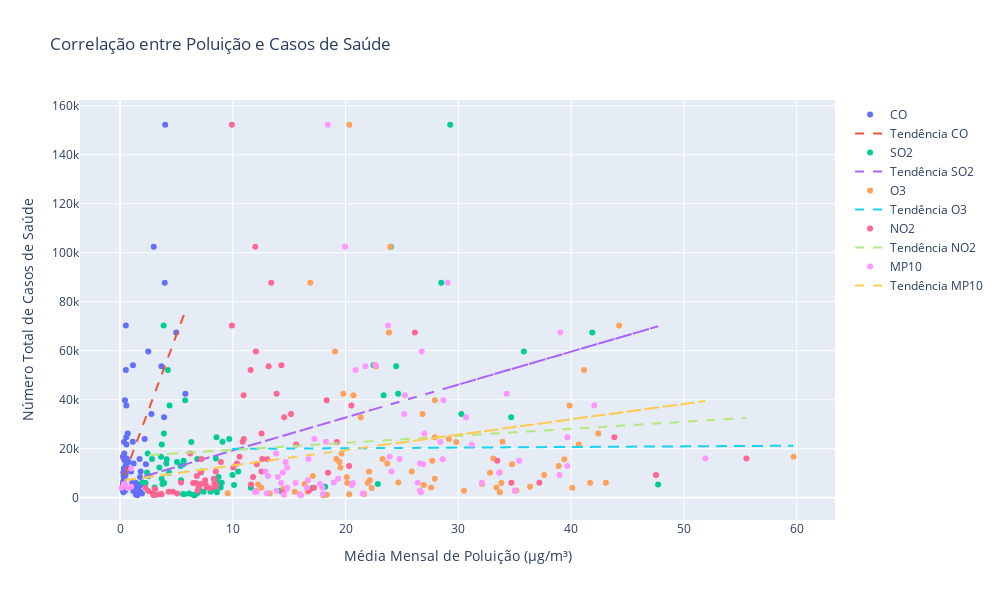

The code cell stored with this chart in its notebook:
### Code cell
fig = go.Figure()

for poluente in df['poluente'].unique():
    subset = df[df['poluente'] == poluente]
    
    # Adicionar pontos
    fig.add_trace(go.Scatter(
        x=subset['media_poluicao'],
        y=subset['numero_total_casos'],
        mode='markers',
        name=poluente,
        hovertext=subset.apply(lambda row: f"UF: {row['uf']}<br>Mês: {row['mes']}", axis=1)
    ))
    
    # Calcular regressão linear manualmente
    x = subset['media_poluicao'].values
    y = subset['numero_total_casos'].values
    coeffs = np.polyfit(x, y, 1)
    trendline = np.poly1d(coeffs)
    
    # Adicionar linha de tendência
    fig.add_trace(go.Scatter(
        x=x,
        y=trendline(x),
        mode='lines',
        name=f'Tendência {poluente}',
        line=dict(dash='dash')
    ))

fig.update_layout(
    title='Correlação entre Poluição e Casos de Saúde',
    xaxis_title='Média Mensal de Poluição (µg/m³)',
    yaxis_title='Número Total de Casos de Saúde',
    width=1000,
    height=600
)

fig.show()

### Figure 1 — Plotly figure (JSON) as saved in the notebook; plotly's stock layout.template omitted (floating-point values rounded to 4 significant figures)
{"data": [{"hovertext": ["UF: BA<br>Mês: Janeiro", "UF: MG<br>Mês: Janeiro", "UF: MS<br>Mês: Janeiro", "UF: RJ<br>Mês: Janeiro", "UF: RS<br>Mês: Janeiro", "UF: SP<br>Mês: Janeiro", "UF: ES<br>Mês: Janeiro", "UF: BA<br>Mês: Fevereiro", "UF: ES<br>Mês: Fevereiro", "UF: MG<br>Mês: Fevereiro", "UF: RJ<br>Mês: Fevereiro", "UF: SP<br>Mês: Fevereiro", "UF: RS<br>Mês: Fevereiro", "UF: BA<br>Mês: Março", "UF: ES<br>Mês: Março", "UF: MG<br>Mês: Março", "UF: MS<br>Mês: Março", "UF: RJ<br>Mês: Março", "UF: RS<br>Mês: Março", "UF: SP<br>Mês: Março", "UF: RJ<br>Mês: Abril", "UF: BA<br>Mês: Abril", "UF: ES<br>Mês: Abril", "UF: MG<br>Mês: Abril", "UF: MS<br>Mês: Abril", "UF: RS<br>Mês: Abril", "UF: ES<br>Mês: Maio", "UF: BA<br>Mês: Maio", "UF: MG<br>Mês: Maio", "UF: MS<br>Mês: Maio", "UF: RJ<br>Mês: Maio", "UF: SP<br>Mês: Maio", "UF: RS<br>Mês: Maio", "UF: ES<br>Mês: Junho", "UF: BA<br>Mês: Junho", "UF: MG<br>Mês: Junho", "UF: MS<br>Mês: Junho", "UF: RJ<br>Mês: Junho", "UF: SP<br>Mês: Junho", "UF: RS<br>Mês: Junho", "UF: MS<br>Mês: Julho", "UF: RJ<br>Mês: Julho", "UF: RS<br>Mês: Julho", "UF: BA<br>Mês: Julho", "UF: SP<br>Mês: Julho", "UF: ES<br>Mês: Julho", "UF: BA<br>Mês: Agosto", "UF: ES<br>Mês: Agosto", "UF: MS<br>Mês: Agosto", "UF: RS<br>Mês: Agosto", "UF: SP<br>Mês: Agosto", "UF: RJ<br>Mês: Agosto", "UF: ES<br>Mês: Setembro", "UF: BA<br>Mês: Setembro", "UF: MS<br>Mês: Setembro", "UF: RS<br>Mês: Setembro", "UF: SP<br>Mês: Setembro", "UF: RJ<br>Mês: Setembro", "UF: BA<br>Mês: Outubro", "UF: ES<br>Mês: Outubro", "UF: MS<br>Mês: Outubro", "UF: PR<br>Mês: Outubro", "UF: RS<br>Mês: Outubro", "UF: SP<br>Mês: Outubro", "UF: RJ<br>Mês: Outubro", "UF: BA<br>Mês: Novembro", "UF: ES<br>Mês: Novembro", "UF: MG<br>Mês: Novembro", "UF: MS<br>Mês: Novembro", "UF: PR<br>Mês: Novembro", "UF: RS<br>Mês: Novembro", "UF: SP<br>Mês: Novembro"], "mode": "markers", "name": "CO", "type": "scatter", "x": [0.3664, 0.5117, 0.3264, 0.4315, 1.127, 4.0, 1.172, 0.338, 1.231, 0.5121, 0.3434, 2.984, 2.177, 0.3065, 1.18, 0.6792, 0.3138, 0.4771, 0.9787, 3.667, 0.4558, 0.2592, 1.378, 0.5265, 0.3769, 1.77, 1.942, 0.3129, 0.5657, 0.2683, 0.4281, 2.5, 2.287, 1.765, 0.361, 0.5545, 0.3288, 0.547, 3.962, 1.726, 0.3843, 0.5876, 1.195, 0.2803, 4.979, 1.758, 0.2634, 1.443, 0.4132, 1.824, 5.787, 0.4846, 1.472, 0.3034, 0.4379, 1.426, 3.9, 2.026, 0.3361, 1.544, 0.2886, 0.6181, 1.636, 2.781, 1.076, 0.2796, 1.424, 0.2481, 0.2483, 0.7395, 1.811, 1.143], "y": [18085, 70299, 11965, 39821, 22821, 152235, 4066, 15831, 3612, 52113, 22723, 102465, 23937, 8913, 2792, 26217, 4267, 12908, 10754, 53682, 10169, 6044, 1862, 15744, 4088, 8479, 1755, 7114, 21755, 4522, 15130, 59706, 13636, 2410, 7779, 37614, 5598, 24641, 87707, 15839, 5373, 16016, 13965, 10344, 67406, 2450, 6033, 1474, 3950, 10729, 42467, 9289, 1539, 5606, 2833, 6011, 32810, 6161, 4146, 1017, 2221, 12384, 4204, 34138, 6072, 6210, 1208, 16715, 3005, 14635, 5229, 54103]}, {"line": {"dash": "dash"}, "mode": "lines", "name": "Tendência CO", "type": "scatter", "x": [0.3664, 0.5117, 0.3264, 0.4315, 1.127, 4.0, 1.172, 0.338, 1.231, 0.5121, 0.3434, 2.984, 2.177, 0.3065, 1.18, 0.6792, 0.3138, 0.4771, 0.9787, 3.667, 0.4558, 0.2592, 1.378, 0.5265, 0.3769, 1.77, 1.942, 0.3129, 0.5657, 0.2683, 0.4281, 2.5, 2.287, 1.765, 0.361, 0.5545, 0.3288, 0.547, 3.962, 1.726, 0.3843, 0.5876, 1.195, 0.2803, 4.979, 1.758, 0.2634, 1.443, 0.4132, 1.824, 5.787, 0.4846, 1.472, 0.3034, 0.4379, 1.426, 3.9, 2.026, 0.3361, 1.544, 0.2886, 0.6181, 1.636, 2.781, 1.076, 0.2796, 1.424, 0.2481, 0.2483, 0.7395, 1.811, 1.143], "y": [9020.0, 10820.0, 8524.0, 9828.0, 18450.0, 54090.0, 19010.0, 8668.0, 19750.0, 10830.0, 8735.0, 41480.0, 31480.0, 8277.0, 19110.0, 12900.0, 8368.0, 10390.0, 16610.0, 49950.0, 10130.0, 7691.0, 21570.0, 11010.0, 9150.0, 26430.0, 28560.0, 8357.0, 11490.0, 7804.0, 9785.0, 35480.0, 32840.0, 26370.0, 8953.0, 11350.0, 8553.0, 11260.0, 53610.0, 25880.0, 9243.0, 11760.0, 19300.0, 7952.0, 66230.0, 26280.0, 7743.0, 22370.0, 9601.0, 27100.0, 76250.0, 10490.0, 22730.0, 8239.0, 9907.0, 22160.0, 52850.0, 29600.0, 8644.0, 23620.0, 8056.0, 12140.0, 24760.0, 38970.0, 17830.0, 7944.0, 22140.0, 7554.0, 7555.0, 13650.0, 26940.0, 18650.0]}, {"hovertext": ["UF: SP<br>Mês: Janeiro", "UF: RS<br>Mês: Janeiro", "UF: RJ<br>Mês: Janeiro", "UF: MG<br>Mês: Janeiro", "UF: ES<br>Mês: Janeiro", "UF: BA<br>Mês: Janeiro", "UF: ES<br>Mês: Fevereiro", "UF: BA<br>Mês: Fevereiro", "UF: MG<br>Mês: Fevereiro", "UF: RJ<br>Mês: Fevereiro", "UF: RS<br>Mês: Fevereiro", "UF: SP<br>Mês: Fevereiro", "UF: SP<br>Mês: Março", "UF: BA<br>Mês: Março", "UF: MG<br>Mês: Março", "UF: RJ<br>Mês: Março", "UF: RS<br>Mês: Março", "UF: ES<br>Mês: Março", "UF: SP<br>Mês: Abril", "UF: BA<br>Mês: Abril", "UF: ES<br>Mês: Abril", "UF: MG<br>Mês: Abril", "UF: RJ<br>Mês: Abril", "UF: RS<br>Mês: Abril", "UF: RS<br>Mês: Maio", "UF: BA<br>Mês: Maio", "UF: ES<br>Mês: Maio", "UF: MG<br>Mês: Maio", "UF: MS<br>Mês: Maio", "UF: RJ<br>Mês: Maio", "UF: SP<br>Mês: Maio", "UF: BA<br>Mês: Junho", "UF: ES<br>Mês: Junho", "UF: MG<br>Mês: Junho", "UF: MS<br>Mês: Junho", "UF: RJ<br>Mês: Junho", "UF: RS<br>Mês: Junho", "UF: SP<br>Mês: Junho", "UF: RS<br>Mês: Julho", "UF: ES<br>Mês: Julho", "UF: MS<br>Mês: Julho", "UF: RJ<br>Mês: Julho", "UF: SP<br>Mês: Julho", "UF: BA<br>Mês: Julho", "UF: ES<br>Mês: Agosto", "UF: BA<br>Mês: Agosto", "UF: MS<br>Mês: Agosto", "UF: RJ<br>Mês: Agosto", "UF: RS<br>Mês: Agosto", "UF: SP<br>Mês: Agosto", "UF: ES<br>Mês: Setembro", "UF: MS<br>Mês: Setembro", "UF: RJ<br>Mês: Setembro", "UF: RS<br>Mês: Setembro", "UF: SP<br>Mês: Setembro", "UF: BA<br>Mês: Setembro", "UF: RJ<br>Mês: Outubro", "UF: BA<br>Mês: Outubro", "UF: ES<br>Mês: Outubro", "UF: MS<br>Mês: Outubro", "UF: PR<br>Mês: Outubro", "UF: RS<br>Mês: Outubro", "UF: SP<br>Mês: Outubro", "UF: BA<br>Mês: Novembro", "UF: ES<br>Mês: Novembro", "UF: MG<br>Mês: Novembro", "UF: MS<br>Mês: Novembro", "UF: PR<br>Mês: Novembro", "UF: RS<br>Mês: Novembro", "UF: SP<br>Mês: Novembro"], "mode": "markers", "name": "SO2", "type": "scatter", "x": [29.28, 9.083, 5.775, 3.86, 11.6, 2.445, 8.103, 2.832, 4.236, 6.315, 9.677, 24.02, 24.48, 2.524, 3.884, 5.366, 7.201, 7.132, 23.37, 2.248, 6.833, 4.129, 4.346, 8.729, 5.615, 5.403, 6.131, 3.702, 18.19, 5.635, 35.81, 3.686, 7.409, 4.387, 22.86, 8.546, 6.848, 28.48, 4.102, 8.018, 47.71, 8.492, 41.88, 2.392, 5.68, 3.907, 17.07, 9.968, 10.47, 24.66, 5.585, 14.23, 8.581, 8.638, 34.68, 3.761, 9.016, 3.064, 6.615, 8.588, 3.482, 8.916, 30.27, 1.964, 6.489, 3.625, 8.478, 5.043, 10.11, 22.48], "y": [152235, 22821, 39821, 70299, 4066, 18085, 3612, 15831, 52113, 22723, 23937, 102465, 53682, 8913, 26217, 12908, 10754, 2792, 41859, 6044, 1862, 15744, 10169, 8479, 13636, 7114, 1755, 21755, 4522, 15130, 59706, 7779, 2410, 37614, 5598, 24641, 15839, 87707, 13965, 2450, 5373, 16016, 67406, 10344, 1474, 6033, 3950, 9289, 10729, 42467, 1539, 2833, 6161, 6011, 32810, 5606, 6072, 4146, 1017, 2221, 12384, 4204, 34138, 6210, 1208, 16715, 3005, 14635, 5229, 54103]}, {"line": {"dash": "dash"}, "mode": "lines", "name": "Tendência SO2", "type": "scatter", "x": [29.28, 9.083, 5.775, 3.86, 11.6, 2.445, 8.103, 2.832, 4.236, 6.315, 9.677, 24.02, 24.48, 2.524, 3.884, 5.366, 7.201, 7.132, 23.37, 2.248, 6.833, 4.129, 4.346, 8.729, 5.615, 5.403, 6.131, 3.702, 18.19, 5.635, 35.81, 3.686, 7.409, 4.387, 22.86, 8.546, 6.848, 28.48, 4.102, 8.018, 47.71, 8.492, 41.88, 2.392, 5.68, 3.907, 17.07, 9.968, 10.47, 24.66, 5.585, 14.23, 8.581, 8.638, 34.68, 3.761, 9.016, 3.064, 6.615, 8.588, 3.482, 8.916, 30.27, 1.964, 6.489, 3.625, 8.478, 5.043, 10.11, 22.48], "y": [45210.0, 18060.0, 13620.0, 11040.0, 21450.0, 9142.0, 16750.0, 9662.0, 11550.0, 14340.0, 18860.0, 38150.0, 38770.0, 9248.0, 11080.0, 13070.0, 15530.0, 15440.0, 37270.0, 8878.0, 15040.0, 11410.0, 11700.0, 17590.0, 13400.0, 13120.0, 14100.0, 10830.0, 30300.0, 13430.0, 53980.0, 10810.0, 15810.0, 11750.0, 36580.0, 17340.0, 15060.0, 44140.0, 11370.0, 16630.0, 69990.0, 17270.0, 62150.0, 9071.0, 13490.0, 11110.0, 28800.0, 19250.0, 19930.0, 39010.0, 13360.0, 24980.0, 17390.0, 17470.0, 52470.0, 10910.0, 17970.0, 9974.0, 14750.0, 17400.0, 10540.0, 17840.0, 46540.0, 8496.0, 14580.0, 10730.0, 17250.0, 12630.0, 19440.0, 36070.0]}, {"hovertext": ["UF: SP<br>Mês: Janeiro", "UF: RS<br>Mês: Janeiro", "UF: MG<br>Mês: Janeiro", "UF: ES<br>Mês: Janeiro", "UF: BA<br>Mês: Janeiro", "UF: RJ<br>Mês: Janeiro", "UF: BA<br>Mês: Fevereiro", "UF: ES<br>Mês: Fevereiro", "UF: MG<br>Mês: Fevereiro", "UF: RJ<br>Mês: Fevereiro", "UF: RS<br>Mês: Fevereiro", "UF: SP<br>Mês: Fevereiro", "UF: MG<br>Mês: Março", "UF: BA<br>Mês: Março", "UF: ES<br>Mês: Março", "UF: RJ<br>Mês: Março", "UF: SP<br>Mês: Março", "UF: RS<br>Mês: Março", "UF: RJ<br>Mês: Abril", "UF: BA<br>Mês: Abril", "UF: ES<br>Mês: Abril", "UF: MG<br>Mês: Abril", "UF: MS<br>Mês: Abril", "UF: RS<br>Mês: Abril", "UF: SP<br>Mês: Abril", "UF: MG<br>Mês: Maio", "UF: MS<br>Mês: Maio", "UF: ES<br>Mês: Maio", "UF: RJ<br>Mês: Maio", "UF: BA<br>Mês: Maio", "UF: RS<br>Mês: Maio", "UF: SP<br>Mês: Maio", "UF: RJ<br>Mês: Junho", "UF: BA<br>Mês: Junho", "UF: ES<br>Mês: Junho", "UF: MG<br>Mês: Junho", "UF: MS<br>Mês: Junho", "UF: RS<br>Mês: Junho", "UF: SP<br>Mês: Junho", "UF: RJ<br>Mês: Julho", "UF: BA<br>Mês: Julho", "UF: ES<br>Mês: Julho", "UF: MS<br>Mês: Julho", "UF: RS<br>Mês: Julho", "UF: SP<br>Mês: Julho", "UF: BA<br>Mês: Agosto", "UF: ES<br>Mês: Agosto", "UF: MS<br>Mês: Agosto", "UF: RJ<br>Mês: Agosto", "UF: RS<br>Mês: Agosto", "UF: SP<br>Mês: Agosto", "UF: BA<br>Mês: Setembro", "UF: RS<br>Mês: Setembro", "UF: ES<br>Mês: Setembro", "UF: MS<br>Mês: Setembro", "UF: RJ<br>Mês: Setembro", "UF: SP<br>Mês: Setembro", "UF: PR<br>Mês: Outubro", "UF: BA<br>Mês: Outubro", "UF: ES<br>Mês: Outubro", "UF: MS<br>Mês: Outubro", "UF: RJ<br>Mês: Outubro", "UF: SP<br>Mês: Outubro", "UF: RS<br>Mês: Outubro", "UF: MS<br>Mês: Novembro", "UF: BA<br>Mês: Novembro", "UF: ES<br>Mês: Novembro", "UF: MG<br>Mês: Novembro", "UF: PR<br>Mês: Novembro", "UF: SP<br>Mês: Novembro", "UF: RS<br>Mês: Novembro"], "mode": "markers", "name": "O3", "type": "scatter", "x": [20.33, 33.92, 44.26, 12.53, 19.65, 27.91, 19.17, 14.48, 41.15, 29.82, 29.16, 23.96, 42.41, 17.09, 12.06, 38.9, 22.7, 22.08, 32.81, 20.14, 9.543, 39.39, 40.11, 20.11, 20.7, 40.68, 36.36, 13.27, 27.68, 22.15, 34.75, 19.07, 27.91, 27.9, 16.63, 39.87, 16.36, 23.28, 16.87, 33.09, 33.66, 15.48, 12.24, 23.69, 23.84, 33.81, 20.32, 22.31, 37.61, 25.86, 19.79, 32.11, 21.96, 21.63, 30.49, 43.07, 21.34, 19.54, 33.38, 18.02, 33.68, 41.69, 26.83, 27.59, 35.13, 24.67, 18.33, 59.72, 19.44, 22.61, 26.93], "y": [152235, 22821, 70299, 4066, 18085, 39821, 15831, 3612, 52113, 22723, 23937, 102465, 26217, 8913, 2792, 12908, 53682, 10754, 10169, 6044, 1862, 15744, 4088, 8479, 41859, 21755, 4522, 1755, 15130, 7114, 13636, 59706, 24641, 7779, 2410, 37614, 5598, 15839, 87707, 16016, 10344, 2450, 5373, 13965, 67406, 6033, 1474, 3950, 9289, 10729, 42467, 5606, 6011, 1539, 2833, 6161, 32810, 12384, 4146, 1017, 2221, 6072, 34138, 4204, 3005, 6210, 1208, 16715, 14635, 54103, 5229]}, {"line": {"dash": "dash"}, "mode": "lines", "name": "Tendência O3", "type": "scatter", "x": [20.33, 33.92, 44.26, 12.53, 19.65, 27.91, 19.17, 14.48, 41.15, 29.82, 29.16, 23.96, 42.41, 17.09, 12.06, 38.9, 22.7, 22.08, 32.81, 20.14, 9.543, 39.39, 40.11, 20.11, 20.7, 40.68, 36.36, 13.27, 27.68, 22.15, 34.75, 19.07, 27.91, 27.9, 16.63, 39.87, 16.36, 23.28, 16.87, 33.09, 33.66, 15.48, 12.24, 23.69, 23.84, 33.81, 20.32, 22.31, 37.61, 25.86, 19.79, 32.11, 21.96, 21.63, 30.49, 43.07, 21.34, 19.54, 33.38, 18.02, 33.68, 41.69, 26.83, 27.59, 35.13, 24.67, 18.33, 59.72, 19.44, 22.61, 26.93], "y": [20210.0, 20560.0, 20820.0, 20010.0, 20190.0, 20400.0, 20180.0, 20060.0, 20740.0, 20450.0, 20440.0, 20300.0, 20780.0, 20120.0, 20000.0, 20690.0, 20270.0, 20250.0, 20530.0, 20200.0, 19930.0, 20700.0, 20720.0, 20200.0, 20220.0, 20730.0, 20620.0, 20030.0, 20400.0, 20250.0, 20580.0, 20180.0, 20400.0, 20400.0, 20110.0, 20710.0, 20110.0, 20280.0, 20120.0, 20540.0, 20550.0, 20080.0, 20000.0, 20290.0, 20300.0, 20560.0, 20210.0, 20260.0, 20650.0, 20350.0, 20190.0, 20510.0, 20250.0, 20240.0, 20470.0, 20790.0, 20230.0, 20190.0, 20540.0, 20150.0, 20550.0, 20760.0, 20380.0, 20400.0, 20590.0, 20320.0, 20160.0, 21220.0, 20190.0, 20270.0, 20380.0]}, {"hovertext": ["UF: SP<br>Mês: Janeiro", "UF: RS<br>Mês: Janeiro", "UF: RJ<br>Mês: Janeiro", "UF: MG<br>Mês: Janeiro", "UF: BA<br>Mês: Janeiro", "UF: ES<br>Mês: Janeiro", "UF: RS<br>Mês: Fevereiro", "UF: SP<br>Mês: Fevereiro", "UF: RJ<br>Mês: Fevereiro", "UF: ES<br>Mês: Fevereiro", "UF: MG<br>Mês: Fevereiro", "UF: BA<br>Mês: Fevereiro", "UF: SP<br>Mês: Março", "UF: RS<br>Mês: Março", "UF: RJ<br>Mês: Março", "UF: MG<br>Mês: Março", "UF: BA<br>Mês: Março", "UF: ES<br>Mês: Março", "UF: SP<br>Mês: Abril", "UF: RS<br>Mês: Abril", "UF: MS<br>Mês: Abril", "UF: RJ<br>Mês: Abril", "UF: MG<br>Mês: Abril", "UF: BA<br>Mês: Abril", "UF: ES<br>Mês: Abril", "UF: RS<br>Mês: Maio", "UF: SP<br>Mês: Maio", "UF: RJ<br>Mês: Maio", "UF: MG<br>Mês: Maio", "UF: MS<br>Mês: Maio", "UF: BA<br>Mês: Maio", "UF: ES<br>Mês: Maio", "UF: SP<br>Mês: Junho", "UF: RS<br>Mês: Junho", "UF: RJ<br>Mês: Junho", "UF: MG<br>Mês: Junho", "UF: MS<br>Mês: Junho", "UF: BA<br>Mês: Junho", "UF: ES<br>Mês: Junho", "UF: SP<br>Mês: Julho", "UF: RS<br>Mês: Julho", "UF: RJ<br>Mês: Julho", "UF: ES<br>Mês: Julho", "UF: MS<br>Mês: Julho", "UF: BA<br>Mês: Julho", "UF: SP<br>Mês: Agosto", "UF: RS<br>Mês: Agosto", "UF: RJ<br>Mês: Agosto", "UF: ES<br>Mês: Agosto", "UF: MS<br>Mês: Agosto", "UF: BA<br>Mês: Agosto", "UF: SP<br>Mês: Setembro", "UF: RS<br>Mês: Setembro", "UF: MS<br>Mês: Setembro", "UF: RJ<br>Mês: Setembro", "UF: BA<br>Mês: Setembro", "UF: ES<br>Mês: Setembro", "UF: RS<br>Mês: Outubro", "UF: SP<br>Mês: Outubro", "UF: PR<br>Mês: Outubro", "UF: RJ<br>Mês: Outubro", "UF: ES<br>Mês: Outubro", "UF: MS<br>Mês: Outubro", "UF: BA<br>Mês: Outubro", "UF: RS<br>Mês: Novembro", "UF: SP<br>Mês: Novembro", "UF: PR<br>Mês: Novembro", "UF: MS<br>Mês: Novembro", "UF: ES<br>Mês: Novembro", "UF: BA<br>Mês: Novembro", "UF: MG<br>Mês: Novembro"], "mode": "markers", "name": "NO2", "type": "scatter", "x": [9.908, 10.87, 18.32, 9.915, 6.221, 2.246, 10.97, 11.99, 19.22, 3.108, 11.58, 7.223, 13.17, 12.55, 20.31, 12.54, 6.805, 2.496, 10.95, 11.79, 17.2, 18.44, 13.06, 6.483, 2.888, 12.13, 12.04, 33.46, 15.62, 8.489, 7.542, 5.065, 13.41, 12.6, 43.83, 20.51, 8.5, 8.312, 4.702, 26.15, 10.37, 55.55, 4.297, 11.61, 7.158, 13.88, 8.494, 47.53, 3.686, 8.013, 8.359, 14.55, 6.718, 6.893, 37.18, 7.151, 3.597, 6.955, 15.16, 10.03, 34.7, 2.97, 14.47, 7.692, 7.618, 14.31, 8.937, 16.76, 3.243, 5.403, 10.59], "y": [152235, 22821, 39821, 70299, 18085, 4066, 23937, 102465, 22723, 3612, 52113, 15831, 53682, 10754, 12908, 26217, 8913, 2792, 41859, 8479, 4088, 10169, 15744, 6044, 1862, 13636, 59706, 15130, 21755, 4522, 7114, 1755, 87707, 15839, 24641, 37614, 5598, 7779, 2410, 67406, 13965, 16016, 2450, 5373, 10344, 42467, 10729, 9289, 1474, 3950, 6033, 32810, 6011, 2833, 6161, 5606, 1539, 4204, 34138, 12384, 6072, 1017, 2221, 4146, 5229, 54103, 14635, 3005, 1208, 6210, 16715]}, {"line": {"dash": "dash"}, "mode": "lines", "name": "Tendência NO2", "type": "scatter", "x": [9.908, 10.87, 18.32, 9.915, 6.221, 2.246, 10.97, 11.99, 19.22, 3.108, 11.58, 7.223, 13.17, 12.55, 20.31, 12.54, 6.805, 2.496, 10.95, 11.79, 17.2, 18.44, 13.06, 6.483, 2.888, 12.13, 12.04, 33.46, 15.62, 8.489, 7.542, 5.065, 13.41, 12.6, 43.83, 20.51, 8.5, 8.312, 4.702, 26.15, 10.37, 55.55, 4.297, 11.61, 7.158, 13.88, 8.494, 47.53, 3.686, 8.013, 8.359, 14.55, 6.718, 6.893, 37.18, 7.151, 3.597, 6.955, 15.16, 10.03, 34.7, 2.97, 14.47, 7.692, 7.618, 14.31, 8.937, 16.76, 3.243, 5.403, 10.59], "y": [19510.0, 19790.0, 21920.0, 19520.0, 18460.0, 17320.0, 19820.0, 20110.0, 22180.0, 17570.0, 19990.0, 18750.0, 20450.0, 20270.0, 22490.0, 20270.0, 18630.0, 17390.0, 19810.0, 20050.0, 21600.0, 21960.0, 20420.0, 18530.0, 17510.0, 20150.0, 20120.0, 26250.0, 21150.0, 19110.0, 18840.0, 18130.0, 20520.0, 20290.0, 29220.0, 22550.0, 19110.0, 19060.0, 18020.0, 24160.0, 19650.0, 32580.0, 17910.0, 20000.0, 18730.0, 20650.0, 19110.0, 30280.0, 17730.0, 18970.0, 19070.0, 20840.0, 18600.0, 18650.0, 27320.0, 18730.0, 17710.0, 18670.0, 21020.0, 19550.0, 26610.0, 17530.0, 20820.0, 18880.0, 18860.0, 20770.0, 19240.0, 21480.0, 17610.0, 18230.0, 19710.0]}, {"hovertext": ["UF: BA<br>Mês: Janeiro", "UF: MG<br>Mês: Janeiro", "UF: MS<br>Mês: Janeiro", "UF: RJ<br>Mês: Janeiro", "UF: RS<br>Mês: Janeiro", "UF: SP<br>Mês: Janeiro", "UF: ES<br>Mês: Janeiro", "UF: BA<br>Mês: Fevereiro", "UF: ES<br>Mês: Fevereiro", "UF: MG<br>Mês: Fevereiro", "UF: RJ<br>Mês: Fevereiro", "UF: RS<br>Mês: Fevereiro", "UF: SP<br>Mês: Fevereiro", "UF: BA<br>Mês: Março", "UF: ES<br>Mês: Março", "UF: MG<br>Mês: Março", "UF: RJ<br>Mês: Março", "UF: RS<br>Mês: Março", "UF: SP<br>Mês: Março", "UF: ES<br>Mês: Abril", "UF: BA<br>Mês: Abril", "UF: MS<br>Mês: Abril", "UF: RJ<br>Mês: Abril", "UF: RS<br>Mês: Abril", "UF: SP<br>Mês: Abril", "UF: MG<br>Mês: Abril", "UF: BA<br>Mês: Maio", "UF: MG<br>Mês: Maio", "UF: MS<br>Mês: Maio", "UF: RJ<br>Mês: Maio", "UF: RS<br>Mês: Maio", "UF: SP<br>Mês: Maio", "UF: ES<br>Mês: Maio", "UF: BA<br>Mês: Junho", "UF: MG<br>Mês: Junho", "UF: MS<br>Mês: Junho", "UF: RJ<br>Mês: Junho", "UF: RS<br>Mês: Junho", "UF: SP<br>Mês: Junho", "UF: ES<br>Mês: Junho", "UF: ES<br>Mês: Julho", "UF: MS<br>Mês: Julho", "UF: RJ<br>Mês: Julho", "UF: RS<br>Mês: Julho", "UF: SP<br>Mês: Julho", "UF: BA<br>Mês: Julho", "UF: RS<br>Mês: Agosto", "UF: ES<br>Mês: Agosto", "UF: MS<br>Mês: Agosto", "UF: RJ<br>Mês: Agosto", "UF: SP<br>Mês: Agosto", "UF: BA<br>Mês: Agosto", "UF: SP<br>Mês: Setembro", "UF: BA<br>Mês: Setembro", "UF: MS<br>Mês: Setembro", "UF: RJ<br>Mês: Setembro", "UF: RS<br>Mês: Setembro", "UF: ES<br>Mês: Setembro", "UF: ES<br>Mês: Outubro", "UF: MS<br>Mês: Outubro", "UF: PR<br>Mês: Outubro", "UF: RJ<br>Mês: Outubro", "UF: RS<br>Mês: Outubro", "UF: SP<br>Mês: Outubro", "UF: BA<br>Mês: Outubro", "UF: BA<br>Mês: Novembro", "UF: ES<br>Mês: Novembro", "UF: MG<br>Mês: Novembro", "UF: MS<br>Mês: Novembro", "UF: PR<br>Mês: Novembro", "UF: RS<br>Mês: Novembro", "UF: SP<br>Mês: Novembro"], "mode": "markers", "name": "MP10", "type": "scatter", "x": [13.83, 23.75, 0.985, 28.68, 18.26, 18.42, 14.82, 16.71, 14.77, 20.88, 28.41, 17.23, 19.95, 13.11, 13.87, 26.97, 39.67, 12.89, 21.76, 13.02, 14.28, 0.1248, 33.62, 13.99, 25.26, 28.62, 16.65, 31.19, 0.985, 35.4, 26.89, 26.75, 21.51, 19.34, 42.05, 0.3377, 39.67, 24.79, 29.06, 11.94, 12.11, 0.3404, 51.91, 26.61, 39.04, 14.43, 24.07, 15.94, 0.6751, 38.98, 34.28, 15.56, 30.68, 17.72, 34.99, 26.4, 20.65, 17.99, 16.03, 26.68, 14.81, 32.1, 16.55, 25.2, 17.94, 18.94, 14.52, 23.9, 26.58, 14.68, 20.57, 22.66], "y": [18085, 70299, 11965, 39821, 22821, 152235, 4066, 15831, 3612, 52113, 22723, 23937, 102465, 8913, 2792, 26217, 12908, 10754, 53682, 1862, 6044, 4088, 10169, 8479, 41859, 15744, 7114, 21755, 4522, 15130, 13636, 59706, 1755, 7779, 37614, 5598, 24641, 15839, 87707, 2410, 2450, 5373, 16016, 13965, 67406, 10344, 10729, 1474, 3950, 9289, 42467, 6033, 32810, 5606, 2833, 6161, 6011, 1539, 1017, 2221, 12384, 6072, 4204, 34138, 4146, 6210, 1208, 16715, 3005, 14635, 5229, 54103]}, {"line": {"dash": "dash"}, "mode": "lines", "name": "Tendência MP10", "type": "scatter", "x": [13.83, 23.75, 0.985, 28.68, 18.26, 18.42, 14.82, 16.71, 14.77, 20.88, 28.41, 17.23, 19.95, 13.11, 13.87, 26.97, 39.67, 12.89, 21.76, 13.02, 14.28, 0.1248, 33.62, 13.99, 25.26, 28.62, 16.65, 31.19, 0.985, 35.4, 26.89, 26.75, 21.51, 19.34, 42.05, 0.3377, 39.67, 24.79, 29.06, 11.94, 12.11, 0.3404, 51.91, 26.61, 39.04, 14.43, 24.07, 15.94, 0.6751, 38.98, 34.28, 15.56, 30.68, 17.72, 34.99, 26.4, 20.65, 17.99, 16.03, 26.68, 14.81, 32.1, 16.55, 25.2, 17.94, 18.94, 14.52, 23.9, 26.58, 14.68, 20.57, 22.66], "y": [15560.0, 21790.0, 7488.0, 24890.0, 18340.0, 18440.0, 16180.0, 17370.0, 16150.0, 19990.0, 24720.0, 17700.0, 19410.0, 15110.0, 15590.0, 23820.0, 31790.0, 14970.0, 20540.0, 15050.0, 15840.0, 6947.0, 27990.0, 15660.0, 22740.0, 24850.0, 17330.0, 26460.0, 7488.0, 29110.0, 23760.0, 23680.0, 20380.0, 19020.0, 33290.0, 7081.0, 31800.0, 22450.0, 25130.0, 14370.0, 14480.0, 7083.0, 39480.0, 23590.0, 31400.0, 15940.0, 21990.0, 16890.0, 7293.0, 31360.0, 28410.0, 16650.0, 26150.0, 18000.0, 28860.0, 23460.0, 19840.0, 18170.0, 16940.0, 23630.0, 16180.0, 27040.0, 17270.0, 22700.0, 18140.0, 18770.0, 15990.0, 21890.0, 23570.0, 16090.0, 19790.0, 21110.0]}], "layout": {"height": 600, "title": {"text": "Correlação entre Poluição e Casos de Saúde"}, "width": 1000, "xaxis": {"title": {"text": "Média Mensal de Poluição (µg/m³)"}}, "yaxis": {"title": {"text": "Número Total de Casos de Saúde"}}}}
